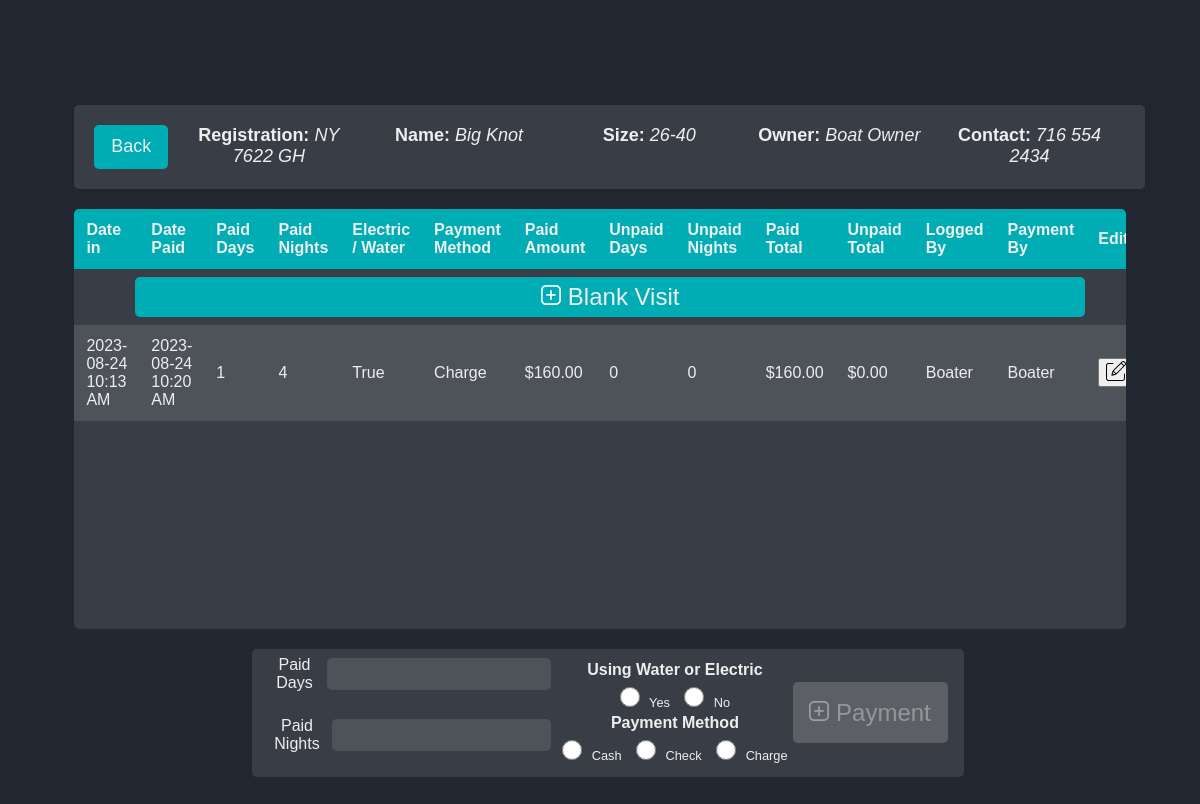
Page /visits?id=1 (signed in) on the committed database.
### website/models.py (models this page shows)
class Boat(db.Model):
    id = db.Column(db.Integer, primary_key=True)
    boat_reg = db.Column(db.String(150), unique=True)
    sanitized_boat_reg = db.Column(db.String(150), unique=True)
    boat_name = db.Column(db.String(150))
    sanitized_boat_name = db.Column(db.String(150))
    phone_number = db.Column(db.String(150))
    sanitized_phone_number = db.Column(db.String(150))
    owner_name = db.Column(db.String(150))
    sanitized_owner_name = db.Column(db.String(150))
    boat_size = db.Column(db.Integer)
    email = db.Column(db.String(150))
    zipcode = db.Column(db.String(150))
    visits = db.relationship('Visit', backref='boat')
    current_boats_id = db.Column(db.Integer, db.ForeignKey('current_boats.id'))
    total_paid_days = db.Column(db.Integer)
    total_paid_nights = db.Column(db.Integer)
    total_unpaid_days = db.Column(db.Integer)
    total_unpaid_nights = db.Column(db.Integer)
    paid_until = db.Column(db.String(150))
    latest_date_in = db.Column(db.String(150))

class Visit(db.Model):
    id = db.Column(db.Integer, primary_key=True)
    logged_by = db.Column(db.Integer, db.ForeignKey('user.id'))
    payment_by = db.Column(db.Integer, db.ForeignKey('user.id'))
    logged_by_user = db.relationship('User', foreign_keys=[logged_by], back_populates='logged_visits')
    payment_by_user = db.relationship('User', foreign_keys=[payment_by], back_populates='paid_visits')
    date_in = db.Column(db.String(150))
    date_paid = db.Column(db.String(150))
    paid_amount = db.Column(db.Float)
    paid_days = db.Column(db.Integer)
    paid_nights = db.Column(db.Integer)
    paid_enw = db.Column(db.Boolean)
    paid_with = db.Column(db.String(150))
    unpaid_days = db.Column(db.Integer)
    unpaid_nights = db.Column(db.Integer)
    total = db.Column(db.Float)
    unpaid_total = db.Column(db.Float)
    boat_id = db.Column(db.Integer, db.ForeignKey('boat.id'))

### website/views.py (the view, shortened to what this page needs)
@views.route('/visits' , methods=['GET','POST'])
@login_required
def visits():
    form = PaymentForm()
    delete_visit_form = DeleteVisitForm()
    button_pressed = request.form.get('submit-button')
    selected_row_id = request.form.get('selectedRowId')
    print("Button pressed is: " + str(button_pressed))
    print("Selected row ID is:", selected_row_id)
    boat = getBoatById(request.args.get('id', ''))
    sorted_visits = sorted(boat.visits, key=sort_key, reverse=True)
    if button_pressed == "search":
        form.date_paid.data = calc_current_time()
        form.date_in.data = Visit.query.get(selected_row_id).date_in
    if not boat:
        flash("Bad Boat ID", category='error')
    boat = getBoatById(request.args.get('id', ''))
    sorted_visits = sorted(boat.visits, key=sort_key, reverse=True)
    return render_template("visits.html", form=form, boat=boat, visits=sorted_visits, delete_form=delete_visit_form)

### website/forms.py
class PaymentForm(FlaskForm):
    selectedRowId = HiddenField("Feild 1")
    date_in = StringField('Date In', validators=[DataRequired()])
    date_paid = StringField('Date Paid', validators=[DataRequired()])
    paid_days = StringField('Paid Days', validators=[DataRequired()])
    paid_nights = StringField('Paid Nights', validators=[DataRequired()])
    unpaid_days = StringField('Unpaid Days')
    unpaid_nights = StringField('Unpaid Nights')
    paid_enw = RadioField('Electric / Water', choices=[('Yes','Yes'), ('No', 'No') ] , validators=[DataRequired()])
    paid_with  = RadioField('Payment Method', choices=[('Cash','Cash'), ('Check', 'Check'), ('Charge', 'Charge') ] , validators=[DataRequired()])
    submit = SubmitField('Submit')

class DeleteVisitForm(FlaskForm):
    selecteddeleteRowId = HiddenField("Field 1")

### website/functions.py (called while the page is built)
def sort_key(visit):
    if visit.date_in is None:
        return datetime.min
    return datetime.strptime(visit.date_in, '%Y-%m-%d %H:%M:%S.%f+00:00')

def getBoatById(id):
    boat = Boat.query.get(id)
    if boat is None:
        flash('No boat with given ID found', 'error')
        return None
    else:
        return boat

### website/templates/visits.html (shortened to what this page needs)
{% extends "base.html" %}
{% block head %}
  <link rel="stylesheet" href="static/form-styles.css">
{% endblock %}
{% block styles %}static/visit-styles.css{% endblock %}
{% block content%}
<div id="boat-info" class="boat-info-container {% if not boat.total_unpaid_nights == None and boat.total_unpaid_nights > 0 %}red-tint{%elif not boat.total_unpaid_days == None and boat.total_unpaid_days > 0%} yellow-tint {% endif %}">
  <a href="{{ url_for('views.log_boat', boat_reg=boat.boat_reg, boat_name=boat.boat_name, phone_number=boat.phone_number, id=boat.id) }}" id="home-btn">Back</a>
  <div class="boat-info-item"><h3><span><b>Registration:</b> </span><em>{{boat.boat_reg}}</em></h3></div>
  <div class="boat-info-item"><h3><span><b>Name:</b> </span><em>{{boat.boat_name}}</em></h3></div>
  <div class="boat-info-item"><h3><span><b>Size:</b> </span><em>{{boat.boat_size}}</em></h3></div>
  <div class="boat-info-item"><h3><span><b>Owner:</b> </span><em>{{boat.owner_name}}</em></h3></div>
  <div class="boat-info-item"><h3><span><b>Contact:</b> </span><em>{{boat.phone_number}}</em></h3></div>
</div>
<div id="main-container">
    <div id="left-container" style="flex: 1;">
            <div id="table-container">
                <table id="search-results">
                <thead>
                    <tr>
                    <th>Date in</th>
                    <th>Date Paid</th>
                    <th>Paid Days</th>
                    <th>Paid Nights</th>
                    <th>Electric / Water</th>
                    <th>Payment Method</th>
                    <th>Paid Amount</th>
                    <th>Unpaid Days</th>
                    <th>Unpaid Nights</th>
                    <th>Paid Total</th>
                    <th>Unpaid Total</th>
                    <th>Logged By</th>
                    <th>Payment By</th>
                    <th>Edit</th>
                    </tr>
                </thead>
                <tbody>
                    <tr class="add-blank-visit" id="add-blank-visit">
                      <td colspan="14">
                          <form method="POST">
                            <button type="submit" class="btn btn-primary add-blank-visit-button" name="submit-button" value="add_new">
                              <img src="static/more.svg" alt="Add-blank-visit" width="20" height="20">
                              Blank Visit
                            </button>
                          </form>
                      </td>
                    </tr>
                    {% for visit in visits%}
                    <tr id="row-{{ visit.id }}" {% if not visit.unpaid_nights == None and visit.unpaid_nights > 0 %}class="red-tint"{%elif not visit.unpaid_days == None and visit.unpaid_days > 0%} class="yellow-tint" {% endif %}>
                      <form class="edit-form" method="POST" action="{{ url_for('views.update_payment', visitid=visit.id, id=boat.id) }}">
                        <td class="editable">
                          <div style="display: flex; align-items: center;">
                            <span class="text">{{ visit.date_in | utc_to_est}}</span>
                          </div>
                        </td>
                        <td class="editable">
                          <span class="text">{{ visit.date_paid | utc_to_est}}</span>
                        </td>
                        <td class="editable">
                          <span class="text">{{ visit.paid_days }}</span>
                          </td>
                        <td class="editable">
                          <span class="text">{{ visit.paid_nights }}</span>
                          </td>
                        <td class="editable">
                          <span class="text">{{ visit.paid_enw }}</span>
                          </td>
                        <td class="editable">
                          <span class="text">{{ visit.paid_with }}</span>
                          </td>
                          <td>
                            {% if visit.paid_amount == None %}
                              $0
                            {% else %}
                              ${{visit.paid_amount}}0
                            {% endif%}
                          </td>
                          <td class="editable">
                            <span class="text">{{ visit.unpaid_days  }}</span>
                          </td>
                          <td class="editable">
                            <span class="text">{{ visit.unpaid_nights  }}</span>
                          </td>
                          <td>
                            {% if visit.total == None %}
                              $0
                            {% else %}
                              ${{visit.total}}0
                            {% endif%}
                          </td>
                          <td>
                            {% if visit.unpaid_total == None %}
                              $0
                            {% else %}
                              ${{visit.unpaid_total}}0
                            {% endif%}
                          </td>
                          <td>
                            {% if visit.logged_by == None %}
                                None
                            {% elif visit.logged_by == 'BOATER' %}
                                Boater
                            {% else %}
                                {{ visit.logged_by|userID_to_name }}
                            {% endif %}
                          </td>
                          <td>
                            {% if visit.payment_by == None %}
                                None
                            {% elif visit.logged_by == 'BOATER' %}
                                Boater
                            {% else %}
                                {{ visit.payment_by|userID_to_name }}
                            {% endif %}
                          </td>
                          <td>
                            <button type="button" class="edit-button">
                              <img src="static/edit.svg" alt="Edit" width="20" height="20">
                            </button>
                          </td>
                      </form>
                    </tr>
                    {% endfor %}
                </tbody>
                </table>
            </div>
            </div>
    </div>
    <div id="right-container">
        <form method="POST" id="search">
          <div id="search-container" style="height: 7em;">
            <div>
                <div class="form-group">
                    {{ form.paid_days.label }}
                    {{ form.paid_days(class="form-control") }}
                </div>
                <div class="form-group">
                    {{ form.paid_nights.label }}
                    {{ form.paid_nights(class="form-control") }}
                </div>
            </div>
            <div class="radio-container">
                <div>
                    <h4 class="custom-heading">Using Water or Electric</h4>
                    {% for subfield in form.paid_enw %}
                        {{ subfield(class="form-check-input") }} {{ subfield.label(class="form-check-label") }}
                    {% endfor %}
                </div>
                <div>
                    <h4 class="custom-heading">Payment Method</h4>
                    {% for subfield in form.paid_with %}
                        {{ subfield(class="form-check-input") }} {{ subfield.label(class="form-check-label") }}
                    {% endfor %}
                </div>
            </div>
            <div>
              <div id="button-container">
                <button type="submit" class="btn btn-primary" id="login-btn" name="submit-button" value="search" >
                    <div >
                        <img src="static/more.svg" alt="Add-visit" width="20" height="20">
                        Payment
                    </div>
                </button>
            </div>
            </div>
          </div>
        </form>
</div>
{%endblock%}

### website/static/visit-styles.css (style rules this page uses)
body { margin: 0; padding: 1em; font-family: Arial, sans-serif; background-color: #222831; color: #eeeeee; height: 100%; overflow: auto; display: flex; flex-direction: column; }
#main-container { display: flex; justify-content: space-between; padding: 1.25em; box-sizing: border-box; flex-wrap: wrap; }
#left-container, #right-container { flex: 1; max-height: 100%; overflow: auto; box-sizing: border-box; }
#right-container { padding: 1.25em; }
#search-container { display: flex; flex-direction: column; align-items: center; margin-bottom: 1.25em; }
input[type="text"] { margin: 0.5em; width: 100%; max-width: 18.75em; }
table { background-color: #393e46; border-collapse: collapse; width: 100%; }
th, td { padding: 0.75em; text-align: left; }
th { background-color: #00adb5; }
tr:nth-child(even) { background-color: #4e535a; }
#button-container { display: flex; justify-content: center; }
#login-btn, #home-btn { font-size: 1.5em; text-align: center; background-color: #00adb5; color: #eeeeee; padding: 1.25em 2.5em; border: none; cursor: pointer; transition: background-color 0.3s ease, transform 0.3s ease; border-radius: 5px; display: inline-block; margin-right: 0.5em; }
#main-container { padding: 0; }

### website/static/form-styles.css (style rules this page uses)
body { background-color: #222831; font-family: 'Arial', sans-serif; margin: 0; display: flex; justify-content: center; align-items: center; height: 100vh; }
.form-group { margin-bottom: 1em; display: flex; justify-content: center; align-items: center; }
.form-group label { display: block; color: #eeeeee; }
.form-check-input, .form-check-label { display: inline-block; margin-right: 0.625em; }
.form-check-input { width: auto; height: auto; }
input[type='radio'] { width: 1.5625em; height: 1.5625em; }
.form-group input { width: 100%; padding: 0.625em; border: none; border-radius: 5px; }
.form-control { background-color: #393e46; color: #eeeeee; }
.form-control::placeholder { color: #adb5bd; }
.btn-primary, #update-btn { font-size: 1.5em; background-color: #00adb5; margin: auto; color: #eeeeee; padding: 1.25em 2.5em; border: none; cursor: pointer; transition: background-color 0.3s ease, transform 0.3s ease; border-radius: 5px; margin-bottom: 1.25em; }
#home-btn { font-size: 1.125em; background-color: #00adb5; color: #eeeeee; padding: 0.625em 0.9375em; border: none; cursor: pointer; text-decoration: none; transition: background-color 0.3s ease, transform 0.3s ease; border-radius: 5px; display: inline-block; margin-right: 0.3125em; }

### website/templates/visits.html (style rules this page uses)
.boat-info-container { display: flex; flex-wrap: wrap; justify-content: space-between; width: 98%; background: #393e46; padding: 1.25em; margin-bottom: 1.25em; border-radius: 5px; box-shadow: 0px 0px 10px 0px rgba(0,0,0,0.1); }
.boat-info-item { flex: 1; text-align: center; margin: 0 0.3125em; }
.boat-info-item h3, h2 { margin: 0; padding-top: 0; padding-bottom: 0; font-size: 1.125em; color: #eeeeee; font-weight: normal; }
#table-container { padding-bottom: 1.25em; height: 25em; overflow-y: auto; background-color: #393e46; border-radius: 5px; }
tr.add-blank-visit td { padding: 0.5em; text-align: center; }
.add-blank-visit-button { margin-bottom: 0px; width: 90%; padding: 0.25em 0.5em; }
.radio-container { padding: 0px; margin: 0px; }
.radio-container .form-check-input, .radio-container .form-check-label { font-size: 0.8rem; margin-right: 5px; margin-bottom: 0.2em; margin-top: 0em; padding: 0px; }
.custom-heading { font-size: 1em; margin-bottom: 0.5em; margin-top: 0.1em; }
#search-container { background-color: rgb(57, 62, 70); border-radius: 5px; width: 100%; display: flex; justify-content: center; align-items: center; flex-direction: row; padding: 0.5em; }
#search-container input { background-color:#4E535A; }
#right-container { display: flex; justify-content: center; }
#search-container button { padding: 0.7em; margin: 0em; }
#login-btn:disabled { opacity: 0.5; }

### rows in the picture
Boat: boat_reg "NY 7622 GH", boat_name "Big Knot", boat_size "26-40", owner_name "Boat Owner", phone_number "716 554 2434"
Visit: date_in|utc_to_est "2023-08-24 10:13 AM", date_paid|utc_to_est "2023-08-24 10:20 AM", paid_days "1", paid_nights "4", paid_enw "True", paid_with "Charge", paid_amount "160.0", unpaid_days "0", unpaid_nights "0", total "160.0", unpaid_total "0.0", shows "Boater"

### other values in the picture
{{ subfield.label(class="form-check-label") }} "Yes" "No"
{{ subfield.label(class="form-check-label") }} "Cash" "Check" "Charge"
